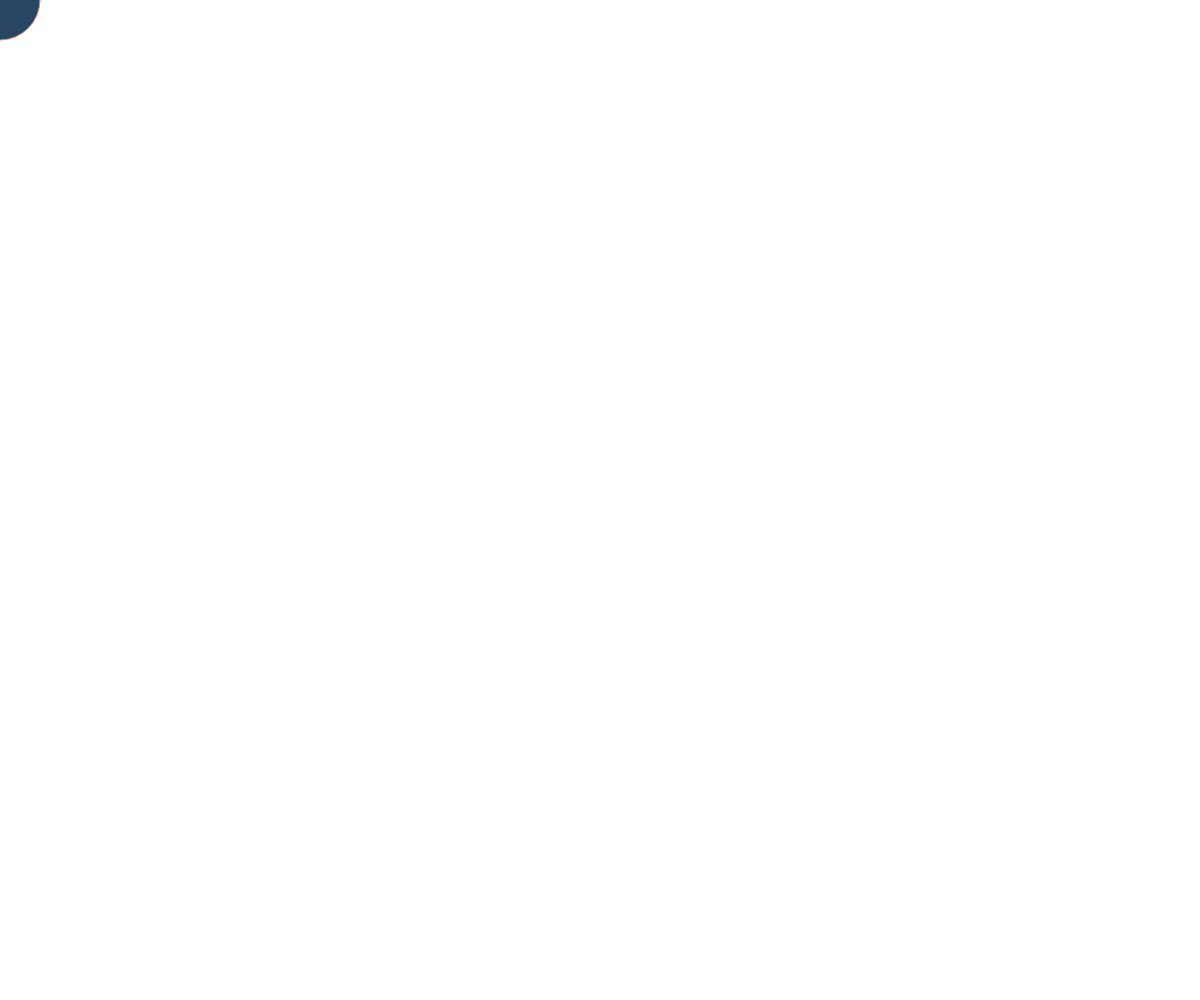
Frame 1 (no input)
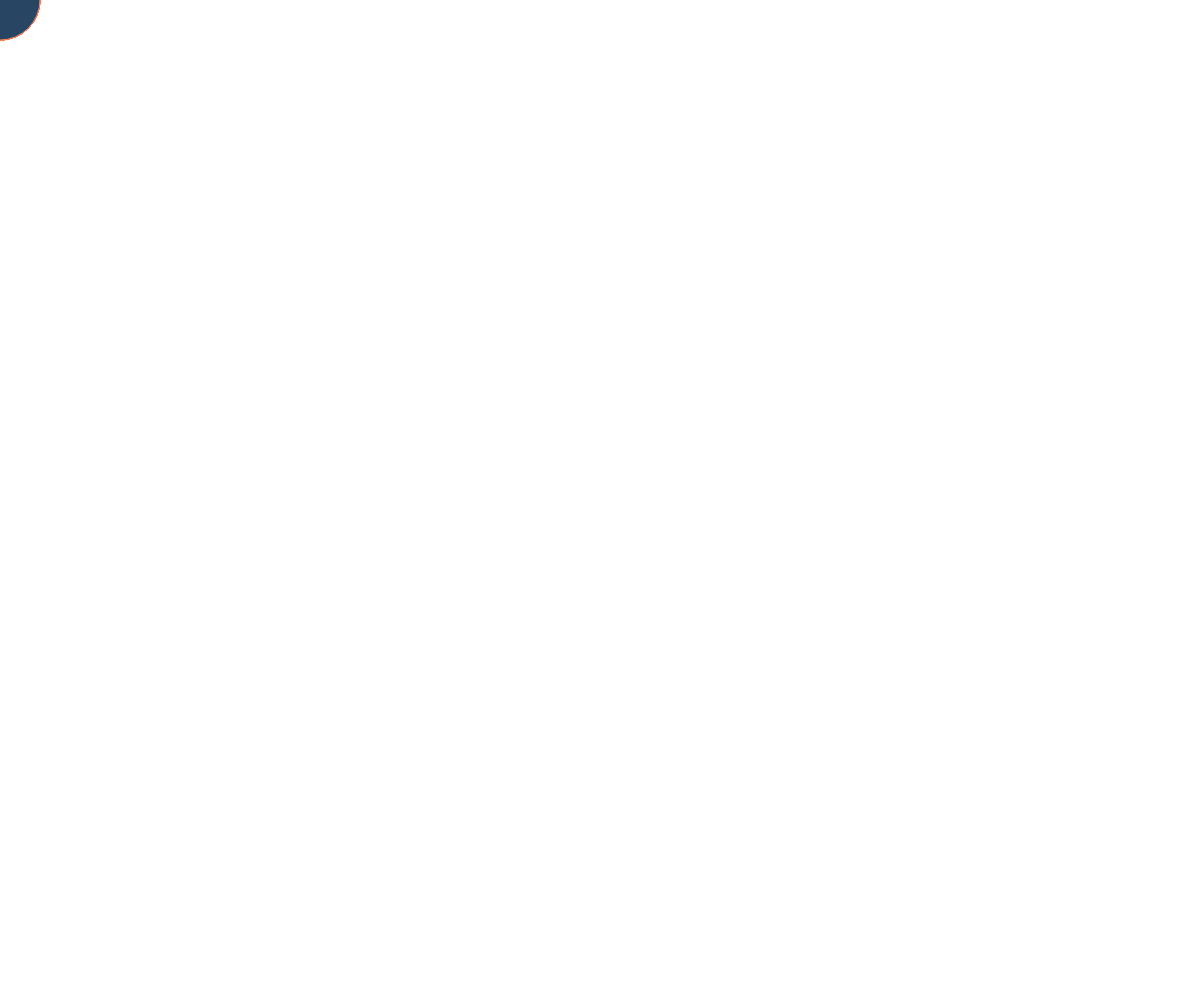
Frame 60 (no input)
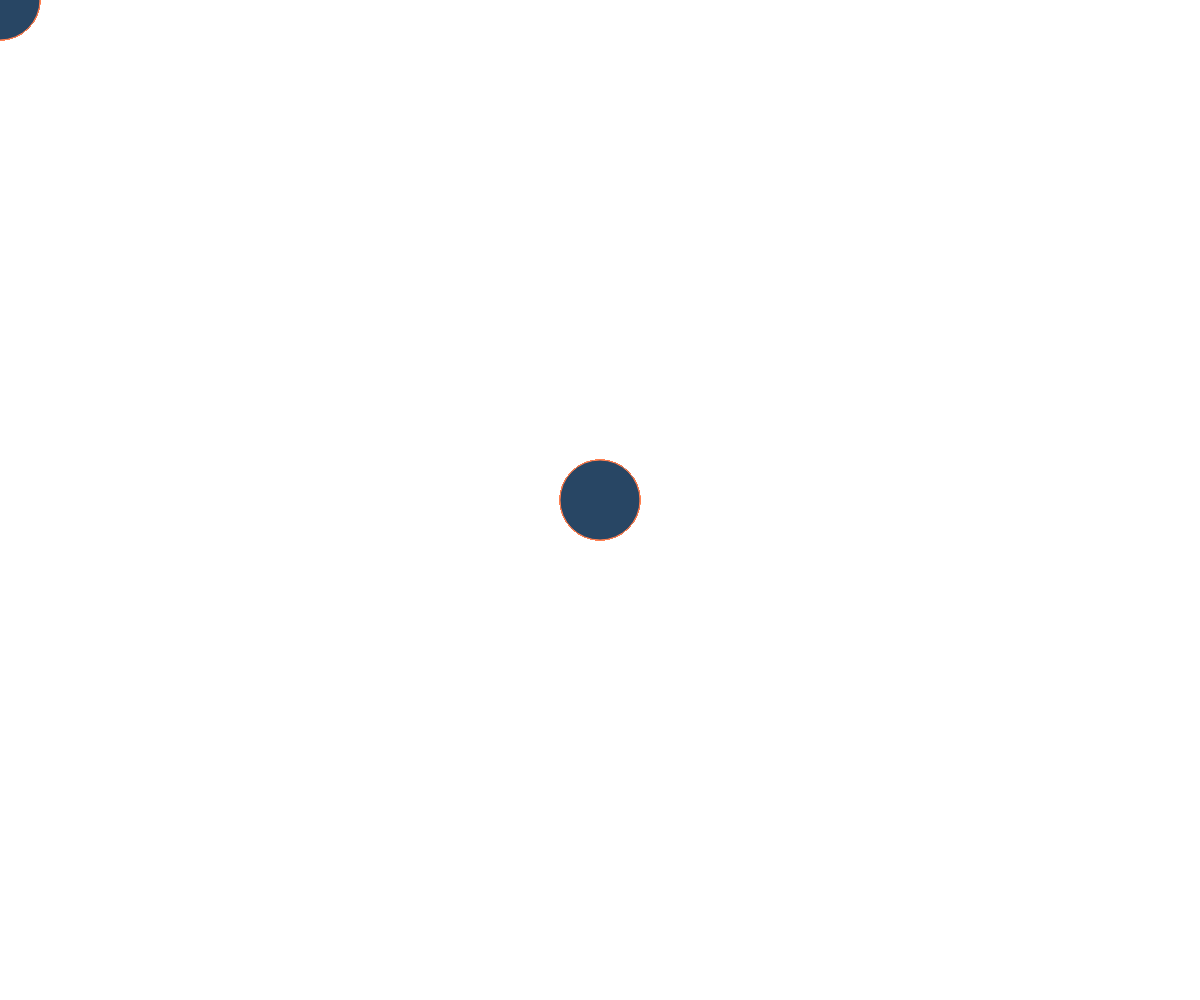
Frame 120 (the mouse pressed at the canvas centre since frame 60)

The p5.js sketch that drew these frames (run headless with seeded random() and noise() and a simulated clock; from frame 60 on, the mouse is pressed at the canvas centre):

// p5.js sketch
// ── sketch.js
function setup() {
  canvas = createCanvas(window.innerWidth, window.innerHeight);
  stroke(255,127,80);
  fill(40,70,100);
}

function draw() {
  ellipse(mouseX,mouseY,80,80);

}
